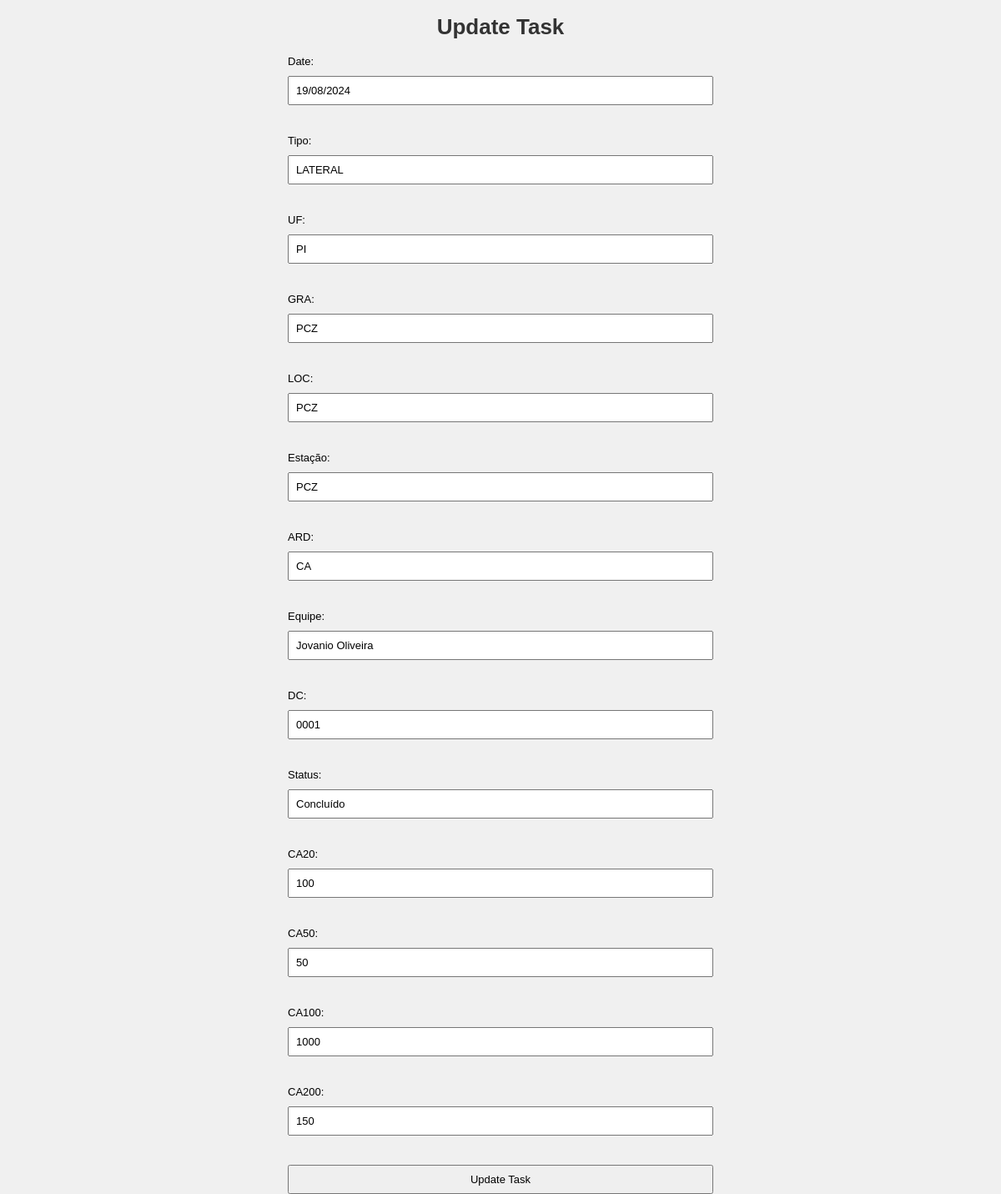
Screenshot of /update/1 with the database file from the repository.
### app.py (models this page shows, shortened)
class Task(db.Model):
    id = db.Column(db.Integer, primary_key=True)
    date = db.Column(db.String(50), nullable=False)
    tipo = db.Column(db.String(50), nullable=False)
    chave = db.Column(db.String(200), nullable=False)  # Nova coluna adicionada
    uf = db.Column(db.String(50), nullable=False)
    gra = db.Column(db.String(50), nullable=False)
    loc = db.Column(db.String(50), nullable=False)
    estacao = db.Column(db.String(50), nullable=False)
    ard = db.Column(db.String(50), nullable=False)
    team = db.Column(db.String(50), nullable=False)
    dc = db.Column(db.String(50), nullable=False)
    status = db.Column(db.String(50), nullable=False)
    ca20 = db.Column(db.Integer, nullable=False)
    ca50 = db.Column(db.Integer, nullable=False)
    ca100 = db.Column(db.Integer, nullable=False)
    ca200 = db.Column(db.Integer, nullable=False)
    total = db.Column(db.Integer, nullable=False)

### app.py (the view, shortened to what this page needs)
@app.route('/update/<int:id>', methods=['GET', 'POST'])
def update(id):
    task = Task.query.get_or_404(id)
    return render_template('update.html', task=task)

### templates/update.html
{% extends "layout.html" %}
{% block content %}
    <h1>Update Task</h1>
    <form action="/update/{{ task.id }}" method="POST">
        <label for="date">Date:</label>
        <input type="text" id="date" name="date" value="{{ task.date }}" required><br>
        <label for="tipo">Tipo:</label>
        <input type="text" id="tipo" name="tipo" value="{{ task.tipo }}" required><br>
        <label for="uf">UF:</label>
        <input type="text" id="uf" name="uf" value="{{ task.uf }}" required><br>
        <label for="gra">GRA:</label>
        <input type="text" id="gra" name="gra" value="{{ task.gra }}" required><br>
        <label for="loc">LOC:</label>
        <input type="text" id="loc" name="loc" value="{{ task.loc }}" required><br>
        <label for="estacao">Estação:</label>
        <input type="text" id="estacao" name="estacao" value="{{ task.estacao }}" required><br>
        <label for="ard">ARD:</label>
        <input type="text" id="ard" name="ard" value="{{ task.ard }}" required><br>
        <label for="team">Equipe:</label>
        <input type="text" id="team" name="team" value="{{ task.team }}" required><br>
        <label for="dc">DC:</label>
        <input type="text" id="dc" name="dc" value="{{ task.dc }}" required><br>
        <label for="status">Status:</label>
        <input type="text" id="status" name="status" value="{{ task.status }}" required><br>
        <label for="ca20">CA20:</label>
        <input type="number" id="ca20" name="ca20" value="{{ task.ca20 }}" required><br>
        <label for="ca50">CA50:</label>
        <input type="number" id="ca50" name="ca50" value="{{ task.ca50 }}" required><br>
        <label for="ca100">CA100:</label>
        <input type="number" id="ca100" name="ca100" value="{{ task.ca100 }}" required><br>
        <label for="ca200">CA200:</label>
        <input type="number" id="ca200" name="ca200" value="{{ task.ca200 }}" required><br>
        <button type="submit">Update Task</button>
    </form>
{% endblock %}

### static/style.css (style rules this page uses)
body { font-family: Arial, sans-serif; background-color: #f0f0f0; margin: 0; padding: 0; }
h1 { text-align: center; color: #333; }
form { display: flex; flex-direction: column; gap: 10px; width: 50%; margin: auto; }
input, textarea, button { padding: 8px; font-size: 13px; }

### rows the page displays
Task: date "19/08/2024", tipo "LATERAL", uf "PI", gra "PCZ", loc "PCZ", estacao "PCZ", ard "CA", team "Jovanio Oliveira", dc "0001", status "Concluído", ca20 "100", ca50 "50", ca100 "1000", ca200 "150"
